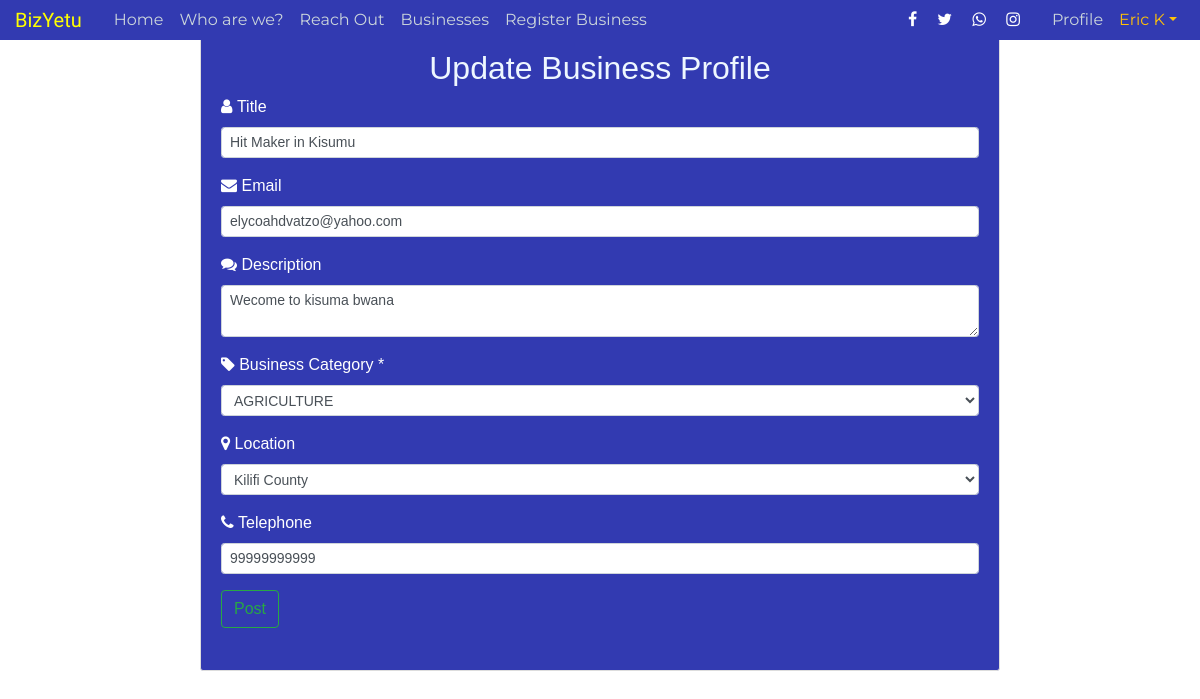
The page /businesses/11/update (signed in) on the database as committed earlier.
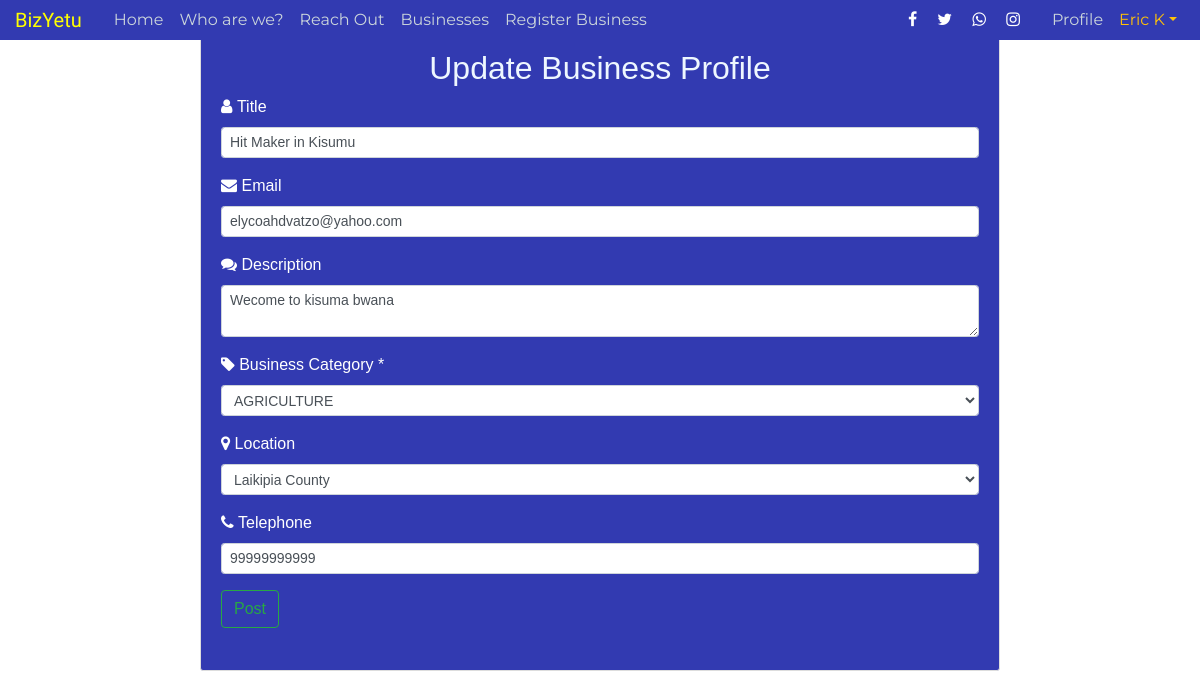
The same page on the database as committed later.
### flask_app/models.py (models this page shows, shortened)
class Business(db.Model, UserMixin):
    id = db.Column(db.Integer, primary_key=True)
    business_title = db.Column(db.String(100), nullable=False)
    business_description = db.Column(db.String(280), nullable=False)
    email = db.Column(db.String(100), nullable=False)
    business_image_file = db.Column(
        db.String(120), nullable=False, default='default.jpg')
    business_date_posted = db.Column(db.DateTime, nullable=False)
    business_category = db.Column(db.String(100), nullable=False)
    business_location = db.Column(db.String(100), nullable=False)
    business_tel = db.Column(db.Integer, nullable=False)
    user_id = db.Column(db.Integer, db.ForeignKey('user.id'), nullable=False)

### flask_app/routes.py (the view)
@app.route("/businesses/<int:business_id>/update", methods=['GET', 'POST'])
def update_business(business_id):
    business = Business.query.get_or_404(business_id)
    if business.business_owner != current_user:
        abort(403)
    form = BusinessForm()
    if form.validate_on_submit():
        business.business_title = form.business_title.data
        business.business_title = form.business_title.data
        business.email = form.email.data
        business.business_description = form.business_description.data
        business.business_category = form.business_category.data
        business.business_location = form.business_location.data
        business.business_tel = form.business_tel.data
        business.business_date_posted = datetime.utcnow() + timedelta(hours=3)
        db.session.commit()
        flash('Your Business profile has been updated')
        return redirect(url_for('business', business_id=business.id))
    elif request.method == 'GET':
        form.business_title.data = business.business_title
        form.business_title.data = business.business_title
        form.email.data = business.email
        form.business_description.data = business.business_description
        form.business_category.data = business.business_category
        form.business_location.data = business.business_location
        form.business_tel.data = business.business_tel
    return render_template('update_business.html', title="Update Business", form=form, legend='Update Business Profile')

### flask_app/forms.py
class BusinessForm(FlaskForm):
    business_title = StringField(
        'Title', validators=[DataRequired(), Length(min=5, max=20)])
    email = StringField('Email', validators=[DataRequired(), Email()])
    business_description = TextAreaField(
        'Description', validators=[DataRequired(), Length(min=10, max=120)])
    business_location = SelectField(
        'Location', choices=counties, validators=[DataRequired()])
    business_category = SelectField(
        'Business Category *', choices=business_categories, validators=[DataRequired()])
    business_tel = StringField('Telephone', validators=[DataRequired()])
    submit = SubmitField('Post')

### flask_app/models.py (called while the page is built)
@login_manager.user_loader
def load_user(user_id):
    return User.query.get(int(user_id))

### flask_app/templates/update_business.html (shortened to what the changed rows need)
{% extends 'layout.html' %}
{% block content %}
<div class="content-section container col-md-8 pt-5">
                <div class="text-center">
                    <h2>{{ legend }}</h2>
                </div>
                <form method="POST" action="">
                    <fieldset class="form-group">
                        <div class="md-form mb-2">
                          <div class="form-group">
                                <i class="fa fa-user"></i> {{ form.business_title.label(class="form-control-label")}}
                                {% if form.business_title.errors %}
                                    {{ form.business_title(class="form-control form-control-sm is-invalid")}}
                                    <div class="invalid-feedback">
                                        {% for error in form.business_title.errors %}
                                            <span>{{ error }}</span>
                                        {% endfor %}
                                    </div>
                                {% else %}
                                    {{ form.business_title(class="form-control form-control-sm")}}
                                {% endif %}
                            </div>
                        </div>
                        <div class="md-form mb-2">
                          <div class="form-group">
                                <i class="fa fa-envelope"></i> {{ form.email.label(class="form-control-label")}}
                                {% if form.email.errors %}
                                    {{ form.email(class="form-control form-control-sm is-invalid")}}
                                    <div class="invalid-feedback">
                                        {% for error in form.email.errors %}
                                            <span>{{ error }}</span>
                                        {% endfor %}
                                    </div>
                                {% else %}
                                    {{ form.email(class="form-control form-control-sm")}}
                                {% endif %}
                            </div>
                        </div>
                        <div class="form-group">
                                <i class="fa fa-comments"></i> {{ form.business_description.label(class="form-control-label")}}
                                {% if form.business_description.errors %}
                                    {{ form.business_description(class="form-control form-control-sm is-invalid")}}
                                    <div class="invalid-feedback">
                                        {% for error in form.business_description.errors %}
                                            <span>{{ error }}</span>
                                        {% endfor %}
                                    </div>
                                {% else %}
                                    {{ form.business_description(class="form-control form-control-sm")}}
                                {% endif %}
                            </div>
                        <div class="md-form mb-2">
                          <div class="form-group">
                                <i class="fa fa-tag"></i> {{ form.business_category.label(class="form-control-label")}}
                                {% if form.business_category.errors %}
                                    {{ form.business_category(class="form-control form-control-sm is-invalid")}}
                                    <div class="invalid-feedback">
                                        {% for error in form.business_category.errors %}
                                            <span>{{ error }}</span>
                                        {% endfor %}
                                    </div>
                                {% else %}
                                    {{ form.business_category(class="form-control form-control-sm")}}
                                {% endif %}
                            </div>
                        </div>
                        <div class="form-group">
                                <i class="fa fa-map-marker"></i> {{ form.business_location.label(class="form-control-label")}}
                                {% if form.business_location.errors %}
                                    {{ form.business_location(class="form-control form-control-sm is-invalid")}}
                                    <div class="invalid-feedback">
                                        {% for error in form.business_location.errors %}
                                            <span>{{ error }}</span>
                                        {% endfor %}
                                    </div>
                                {% else %}
                                    {{ form.business_location(class="form-control form-control-sm")}}
                                {% endif %}
                            </div>
                            <div class="form-group">
                                <i class="fa fa-phone"></i> {{ form.business_tel.label(class="form-control-label")}}
                                {% if form.business_tel.errors %}
                                    {{ form.business_tel(class="form-control form-control-sm is-invalid")}}
                                    <div class="invalid-feedback">
                                        {% for error in form.business_tel.errors %}
                                            <span>{{ error }}</span>
                                        {% endfor %}
                                    </div>
                                {% else %}
                                    {{ form.business_tel(class="form-control form-control-sm")}}
                                {% endif %}
                            </div>
                    </fieldset>
                </form>
            </div>
    {% endblock content %}

Rows that differ between the two databases and show on the page:
changed Business "Hit Maker in Kisumu": business_location "Kilifi County" → "Laikipia County"
